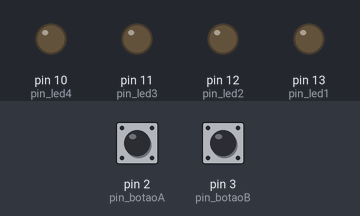
Bench run of a sketch on a simulated Arduino Uno, built with avr-gcc and run on an emulated ATmega328P. On the bench: output pins drawn as LEDs (lit = HIGH). The inputs (shaded band) are chosen by the test bench; at power-on: pin 2 (pin_botaoA) LOW, pin 3 (pin_botaoB) LOW.

Above: at 1.2 s.
1.3 s: pin 2 (pin_botaoA) pulled HIGH for 0.15 s
At 1.37 s:
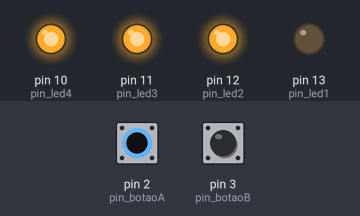
2.9 s: pin 2 (pin_botaoA) pulled HIGH for 3.2 s
At 6.6 s:
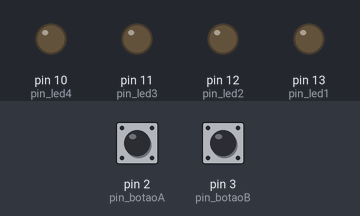
7.6 s: pin 3 (pin_botaoB) pulled HIGH for 3.2 s
At 8.9 s:
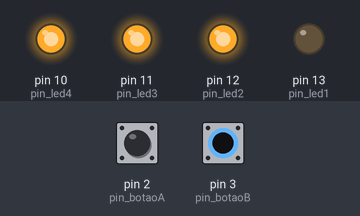
12.3 s: pin 2 (pin_botaoA) driven HIGH and pin 3 (pin_botaoB) driven HIGH
At 13.7 s:
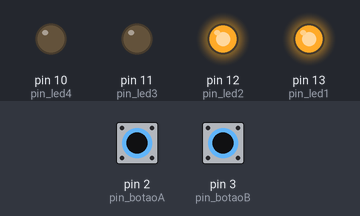
Timing chart, 0 to 14.8 s (numbered marks = the images above; inputs shaded):
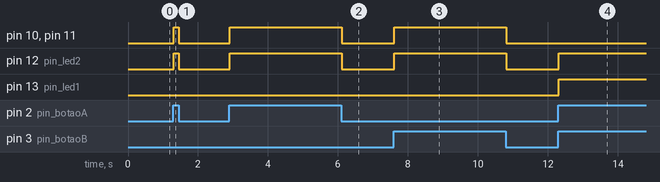

Measured:
- after the input at 1.3 s, pin 10 (pin_led4), pin 11 (pin_led3), pin 12 (pin_led2): LOW → HIGH at once, → LOW 0.15 s later
- after the input at 2.9 s, pin 10 (pin_led4), pin 11 (pin_led3), pin 12 (pin_led2): LOW → HIGH at once, → LOW 3.2 s later
- after the input at 7.6 s, pin 10 (pin_led4), pin 11 (pin_led3), pin 12 (pin_led2): LOW → HIGH at once, → LOW 3.2 s later
- after the input at 12.3 s, pin 12 (pin_led2), pin 13 (pin_led1): LOW → HIGH at once

The sketch:

Atividade4_Semana13_.ino
```cpp
# define pin_led1 13
# define pin_led2 12
# define pin_led3 11
# define pin_led4 10
# define pin_botaoA 2
# define pin_botaoB 3

void setup() {
  pinMode(pin_led1, OUTPUT);
  pinMode(pin_led2, OUTPUT);
  pinMode(pin_led3, OUTPUT);
  pinMode(pin_led4, OUTPUT);
  pinMode(pin_botaoA, INPUT);
  pinMode(pin_botaoB, INPUT);
}

void loop() {
  bool estado1 = digitalRead(pin_botaoA);
  bool estado2 = digitalRead(pin_botaoB);

  if(estado1 ==1 && estado2 == 1) {
    digitalWrite(pin_led1, 1);
  } else {
    digitalWrite(pin_led1, 0);
  }
    if(estado1 == 1 || estado2 == 1) {
    digitalWrite(pin_led2, 1);
  } else {
    digitalWrite(pin_led2, 0);
  }
    if(estado1 == 1 ^ estado2 == 1) {
    digitalWrite(pin_led3, 1);
  } else {
    digitalWrite(pin_led3, 0);
  }
      if(estado1 == 1 ^ estado2 == 1) {
    digitalWrite(pin_led4, 1);
  } else {
    digitalWrite(pin_led4, 0);
  }
}
```
